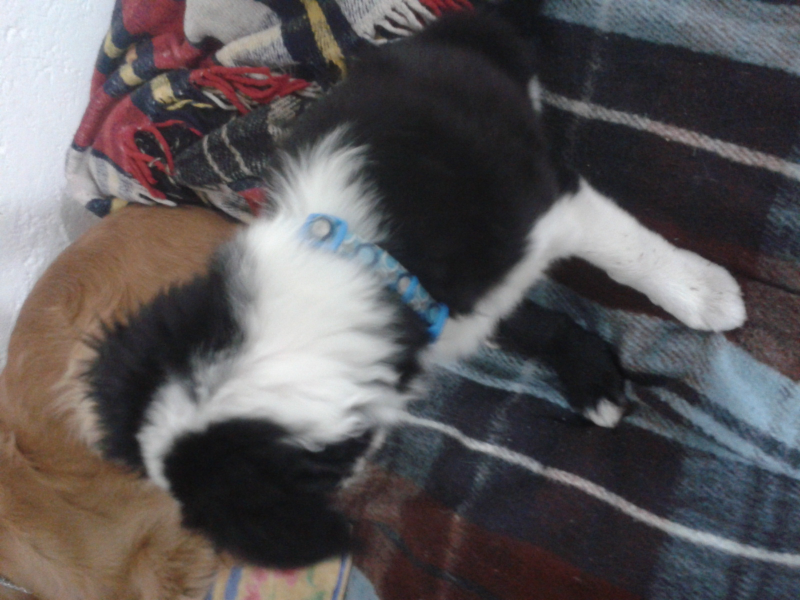
#> input picture romeo1.jpg, 1600 x 1200 px (shown at 1/2 size)
$ python pil_test.py
#> lines starting #> are read from the running program, lines starting #| are printed output that depends on the picture
from PIL import Image

im = Image.open('romeo1.jpg')
#> im is the input picture: PIL image 1600x1200 RGB; mean R, G, B 90.7, 86.4, 88

print(im.format, im.size, im.mode)
#| JPEG (1600, 1200) RGB
im.show()

#Black and white image
im.convert(mode='L').save('romeo_bw.jpg')
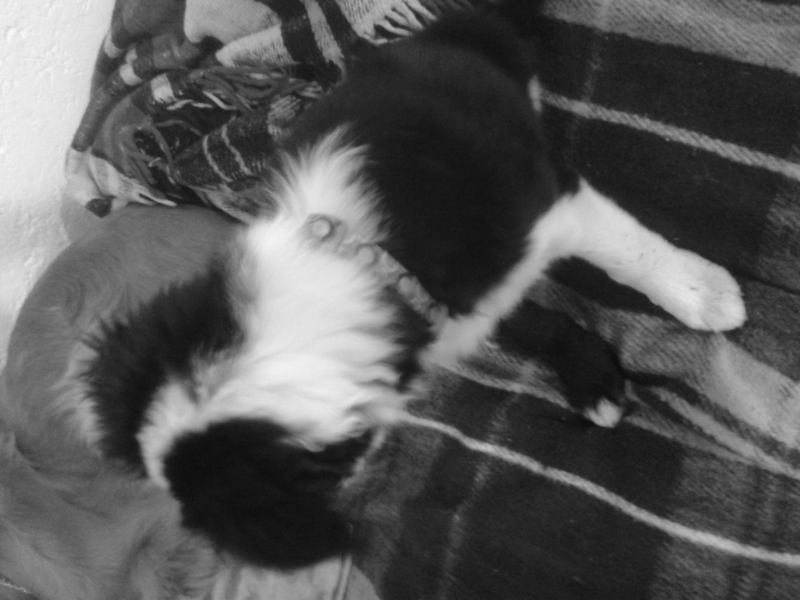
#> saved as romeo_bw.jpg: PIL image 1600x1200 L (shown at 1/2 size); min 11, max 252, mean 87.8

#im.rotate(180).resize((640,480)).save("flipped_and_resized.jpg")

$ run again, with romeo2.jpg copied over romeo1.jpg
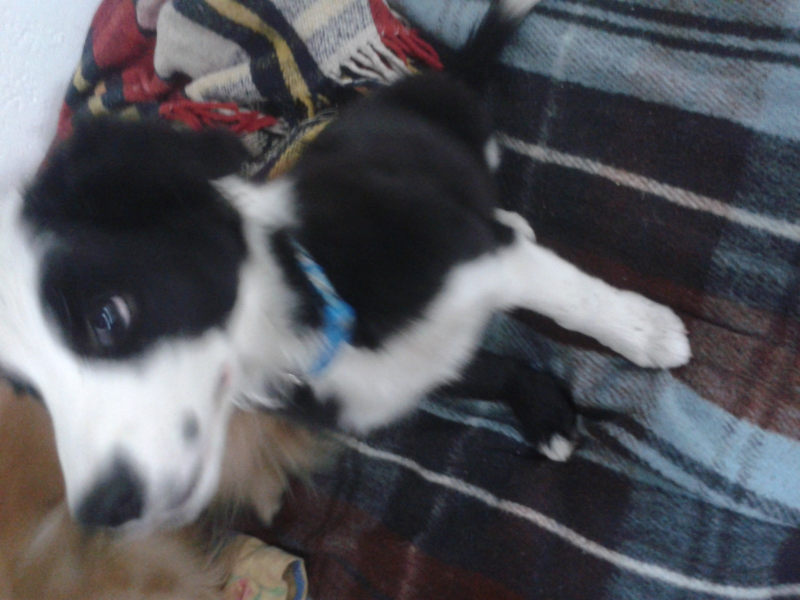
#> input picture romeo2.jpg, 1600 x 1200 px (shown at 1/2 size)
#> im is the input picture: PIL image 1600x1200 RGB; mean R, G, B 84.9, 85.2, 90.5
#| JPEG (1600, 1200) RGB
#> `im.convert(mode='L').save('romeo_bw.jpg')`:
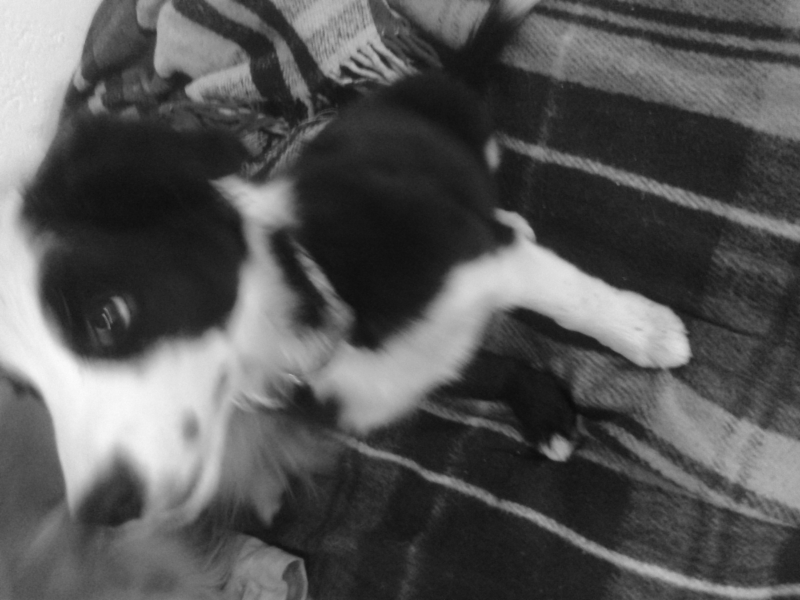
#> saved as romeo_bw.jpg: PIL image 1600x1200 L (shown at 1/2 size); min 10, max 252, mean 85.7

$ run again, with romeo3.jpg copied over romeo1.jpg
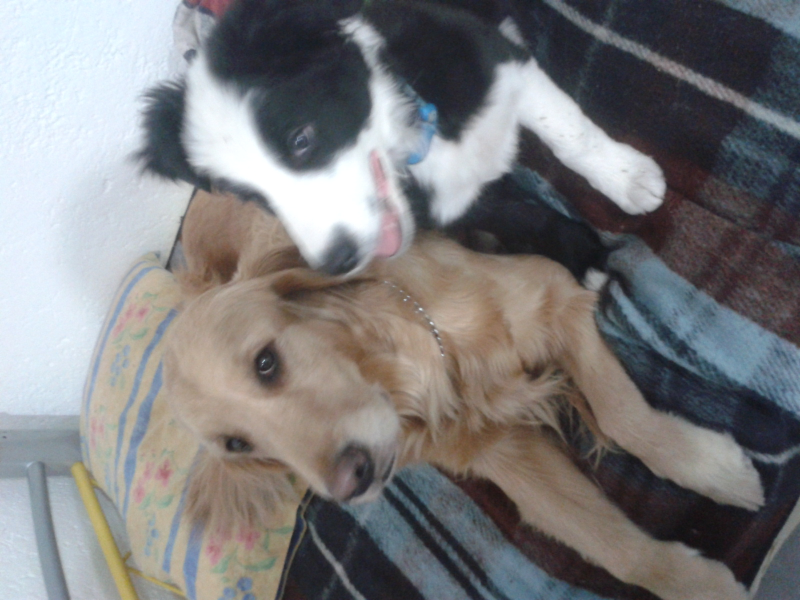
#> input picture romeo3.jpg, 1600 x 1200 px (shown at 1/2 size)
#> im is the input picture: PIL image 1600x1200 RGB; mean R, G, B 124.5, 123.5, 124.6
#| JPEG (1600, 1200) RGB
#> `im.convert(mode='L').save('romeo_bw.jpg')`:
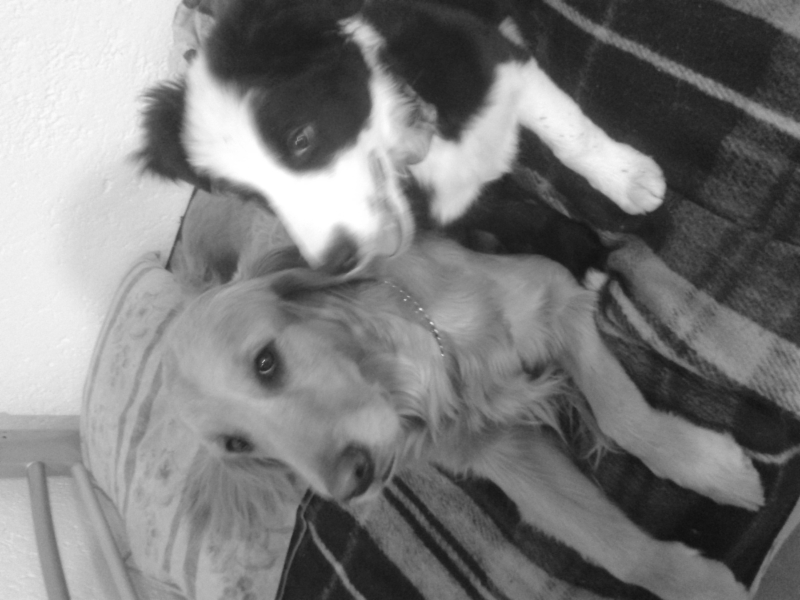
#> saved as romeo_bw.jpg: PIL image 1600x1200 L (shown at 1/2 size); min 14, max 255, mean 123.9

$ run again, with romeo4.jpg copied over romeo1.jpg
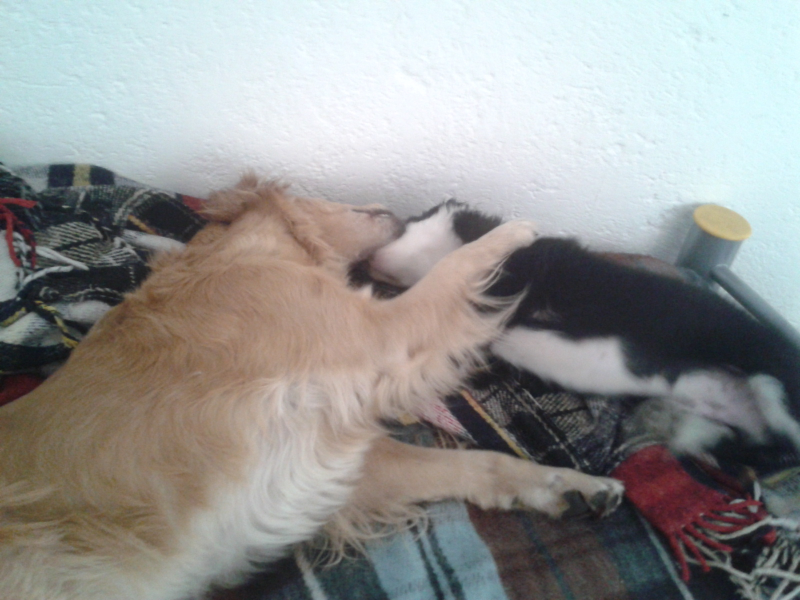
#> input picture romeo4.jpg, 1600 x 1200 px (shown at 1/2 size)
#> im is the input picture: PIL image 1600x1200 RGB; mean R, G, B 148.3, 148.5, 146.9
#| JPEG (1600, 1200) RGB
#> `im.convert(mode='L').save('romeo_bw.jpg')`:
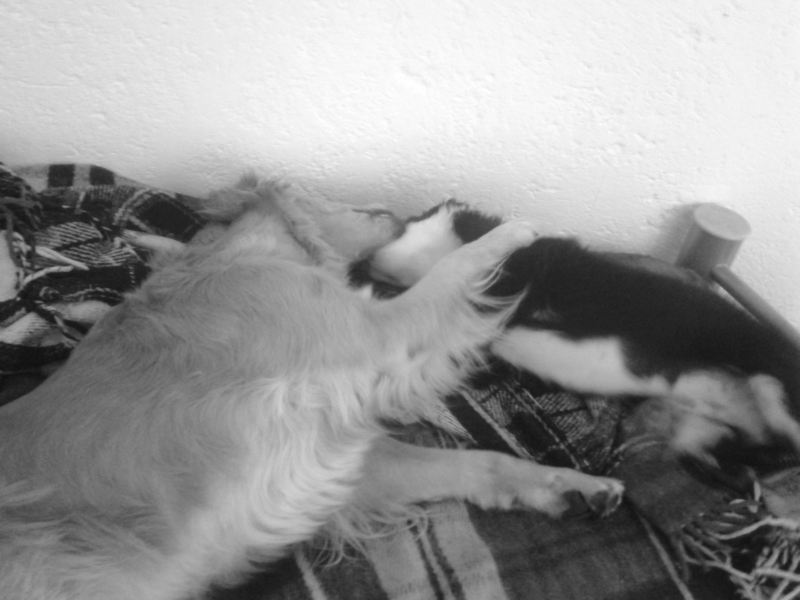
#> saved as romeo_bw.jpg: PIL image 1600x1200 L (shown at 1/2 size); min 14, max 255, mean 148.3
